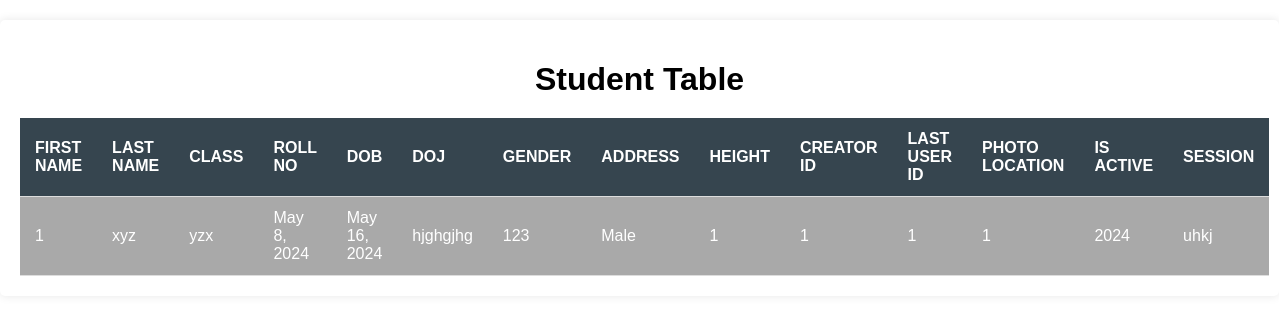
The page /student_details/ on the database its author committed.
### student_parent/models.py (models this page shows, shortened)
class Student(models.Model):
    roll_no = models.IntegerField(null=True)
    firstname = models.CharField(max_length=255)
    lastname = models.CharField(max_length=255)
    dob = models.DateField()
    doj = models.DateField()
    address = models.CharField(max_length=255)
    height = models.CharField(max_length=255)
    gender = models.CharField(max_length=255)
    standard_id = models.IntegerField(null=True)
    creator_id = models.IntegerField(null=True)
    last_user_id = models.IntegerField(null=True)
    is_active = models.IntegerField(null=True)
    session = models.CharField(max_length=255)
    photo_location = models.CharField(max_length=255)

### student_parent/views.py (the view)
# urls.py: path('student_details/', views.studentDetail, name='studentDetail'),
def studentDetail(request):
    sdetails = Student.objects.all().values()
    template = loader.get_template('student.html')
    context = {
        'sdetails':sdetails
    }
    return HttpResponse(template.render(context,request))

### student_parent/templates/student.html (shortened to what this page needs)
<!DOCTYPE html>
<html lang="en">
<head>
</head>
<body>
    <div class="container">
        <h1>Student Table</h1>
        <table>
            <thead>
                <tr>
                    <th>First Name</th>
                    <th>Last Name</th>
                    <th>Class</th>
                    <th>Roll No</th>
                    <th>DOB</th>
                    <th>DOJ</th>
                    <th>Gender</th>
                    <th>Address</th>
                    <th>Height</th>
                    <th>Creator ID</th>
                    <th>Last User ID</th>
                    <th>Photo Location</th>
                    <th>Is Active</th>
                    <th>Session</th>
                </tr>
            </thead>
            <tbody>
                {% for x in sdetails %}
                    <tr>
                        <td>{{ x.roll_no }}</td>
                        <td>{{ x.firstname }}</td>
                        <td>{{ x.lastname }}</td>
                        <td>{{ x.dob }}</td>
                        <td>{{ x.doj }}</td>
                        <td>{{ x.address }}</td>
                        <td>{{ x.height }}</td>
                        <td>{{ x.gender }}</td>
                        <td>{{ x.standard_id }}</td>
                        <td>{{ x.creator_id }}</td>
                        <td>{{ x.last_user_id }}</td>
                        <td>{{ x.is_active }}</td>
                        <td>{{ x.session }}</td>
                        <td>{{ x.photo_location }}</td>
                        </tr>
                {% endfor %}
            </tbody>
        </table>
    </div>
</body>
</html>

### student_parent/templates/student.html (style rules this page uses)
body { font-family: Arial, sans-serif; margin: 0; padding: 0; background-color: white; color: white; }
.container { margin: 20px auto; padding: 20px; background-color: #fff; border-radius: 5px; box-shadow: 0 0 10px rgba(0, 0, 0, 0.1); }
h1 { text-align: center; margin-bottom: 20px; color: black; }
table { width: 100%; border-collapse: collapse; }
th, td { padding: 12px 15px; text-align: left; border-bottom: 1px solid #ddd; color: white; background-color: #A9A9A9; }
th { background-color: #36454F; font-weight: bold; color: white; text-transform: uppercase; }

### rows shown on the page
Student: roll_no "1", firstname "xyz", lastname "yzx", dob "May 8, 2024", doj "May 16, 2024", address "hjghgjhg", height "123", gender "Male", standard_id "1", creator_id "1", last_user_id "1", is_active "1", session "2024", photo_location "uhkj"
